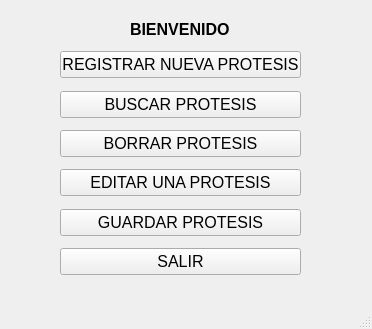
<?xml version="1.0" encoding="UTF-8"?>
<ui version="4.0">
 <class>MainWindow</class>
 <widget class="QMainWindow" name="MainWindow">
  <property name="geometry">
   <rect>
    <x>0</x>
    <y>0</y>
    <width>372</width>
    <height>329</height>
   </rect>
  </property>
  <property name="windowTitle">
   <string>MainWindow</string>
  </property>
  <widget class="QWidget" name="centralwidget">
   <widget class="QWidget" name="verticalLayoutWidget">
    <property name="geometry">
     <rect>
      <x>60</x>
      <y>20</y>
      <width>241</width>
      <height>255</height>
     </rect>
    </property>
    <layout class="QVBoxLayout" name="verticalLayout">
     <item alignment="Qt::AlignHCenter">
      <widget class="QLabel" name="label">
       <property name="font">
        <font>
         <pointsize>12</pointsize>
         <weight>75</weight>
         <bold>true</bold>
        </font>
       </property>
       <property name="text">
        <string>BIENVENIDO</string>
       </property>
      </widget>
     </item>
     <item>
      <spacer name="verticalSpacer_6">
       <property name="orientation">
        <enum>Qt::Vertical</enum>
       </property>
       <property name="sizeHint" stdset="0">
        <size>
         <width>20</width>
         <height>40</height>
        </size>
       </property>
      </spacer>
     </item>
     <item>
      <widget class="QPushButton" name="boton_nueva_protesis">
       <property name="font">
        <font>
         <pointsize>12</pointsize>
        </font>
       </property>
       <property name="text">
        <string>REGISTRAR NUEVA PROTESIS</string>
       </property>
      </widget>
     </item>
     <item>
      <spacer name="verticalSpacer">
       <property name="orientation">
        <enum>Qt::Vertical</enum>
       </property>
       <property name="sizeHint" stdset="0">
        <size>
         <width>20</width>
         <height>40</height>
        </size>
       </property>
      </spacer>
     </item>
     <item>
      <widget class="QPushButton" name="boton_buscar">
       <property name="font">
        <font>
         <pointsize>12</pointsize>
        </font>
       </property>
       <property name="text">
        <string>BUSCAR PROTESIS</string>
       </property>
      </widget>
     </item>
     <item>
      <spacer name="verticalSpacer_2">
       <property name="orientation">
        <enum>Qt::Vertical</enum>
       </property>
       <property name="sizeHint" stdset="0">
        <size>
         <width>20</width>
         <height>40</height>
        </size>
       </property>
      </spacer>
     </item>
     <item>
      <widget class="QPushButton" name="boton_borrar">
       <property name="font">
        <font>
         <pointsize>12</pointsize>
        </font>
       </property>
       <property name="text">
        <string>BORRAR PROTESIS</string>
       </property>
      </widget>
     </item>
     <item>
      <spacer name="verticalSpacer_3">
       <property name="orientation">
        <enum>Qt::Vertical</enum>
       </property>
       <property name="sizeHint" stdset="0">
        <size>
         <width>20</width>
         <height>40</height>
        </size>
       </property>
      </spacer>
     </item>
     <item>
      <widget class="QPushButton" name="boton_editar">
       <property name="font">
        <font>
         <pointsize>12</pointsize>
        </font>
       </property>
       <property name="text">
        <string>EDITAR UNA PROTESIS</string>
       </property>
      </widget>
     </item>
     <item>
      <spacer name="verticalSpacer_4">
       <property name="orientation">
        <enum>Qt::Vertical</enum>
       </property>
       <property name="sizeHint" stdset="0">
        <size>
         <width>20</width>
         <height>40</height>
        </size>
       </property>
      </spacer>
     </item>
     <item>
      <widget class="QPushButton" name="boton_guardar">
       <property name="font">
        <font>
         <pointsize>12</pointsize>
        </font>
       </property>
       <property name="text">
        <string>GUARDAR PROTESIS</string>
       </property>
      </widget>
     </item>
     <item>
      <spacer name="verticalSpacer_5">
       <property name="orientation">
        <enum>Qt::Vertical</enum>
       </property>
       <property name="sizeHint" stdset="0">
        <size>
         <width>20</width>
         <height>40</height>
        </size>
       </property>
      </spacer>
     </item>
     <item>
      <widget class="QPushButton" name="boton_salir">
       <property name="font">
        <font>
         <pointsize>12</pointsize>
        </font>
       </property>
       <property name="text">
        <string>SALIR</string>
       </property>
      </widget>
     </item>
    </layout>
   </widget>
  </widget>
  <widget class="QMenuBar" name="menubar">
   <property name="geometry">
    <rect>
     <x>0</x>
     <y>0</y>
     <width>372</width>
     <height>21</height>
    </rect>
   </property>
  </widget>
  <widget class="QStatusBar" name="statusbar"/>
 </widget>
 <resources/>
 <connections/>
</ui>
